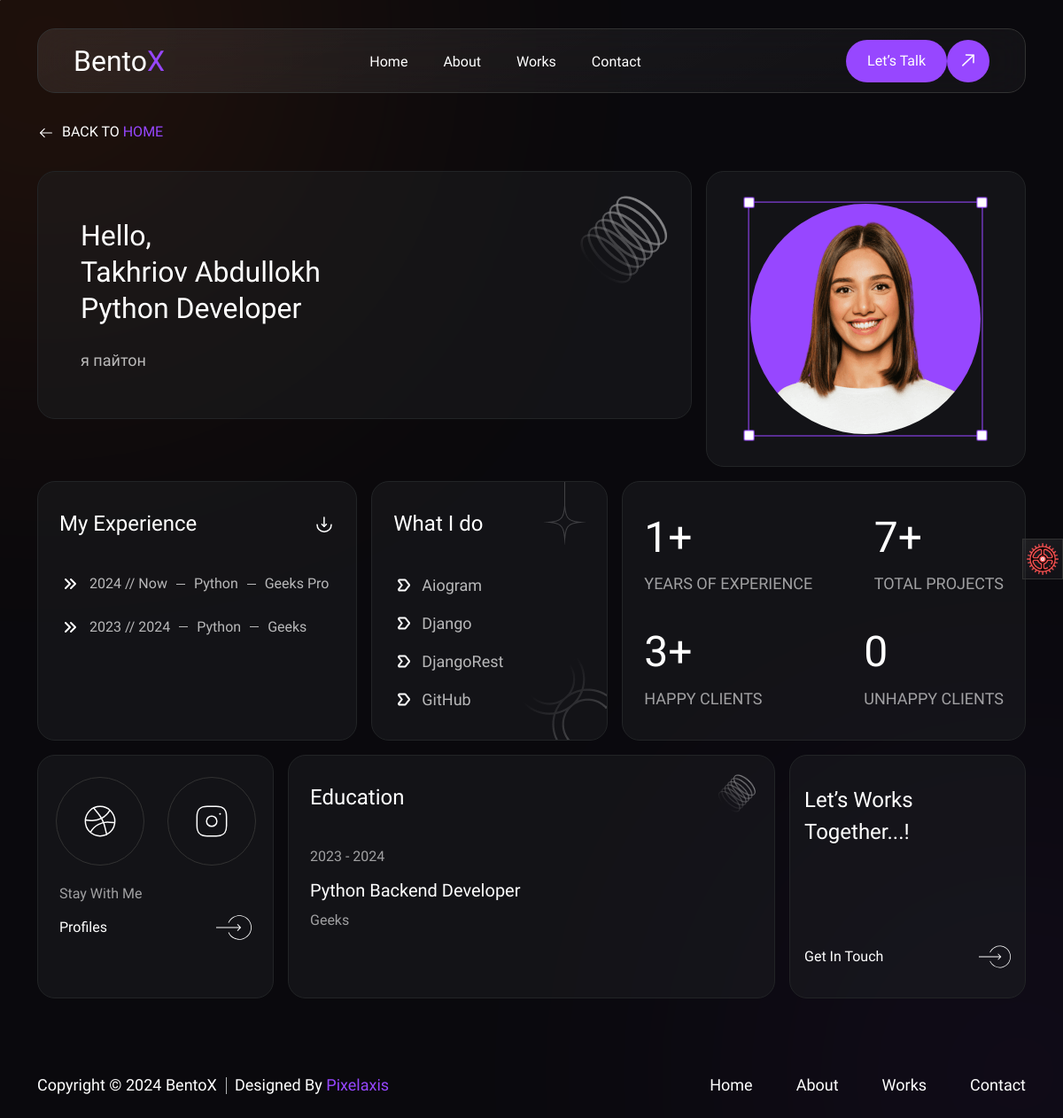
Page /about/ on the earlier database version.
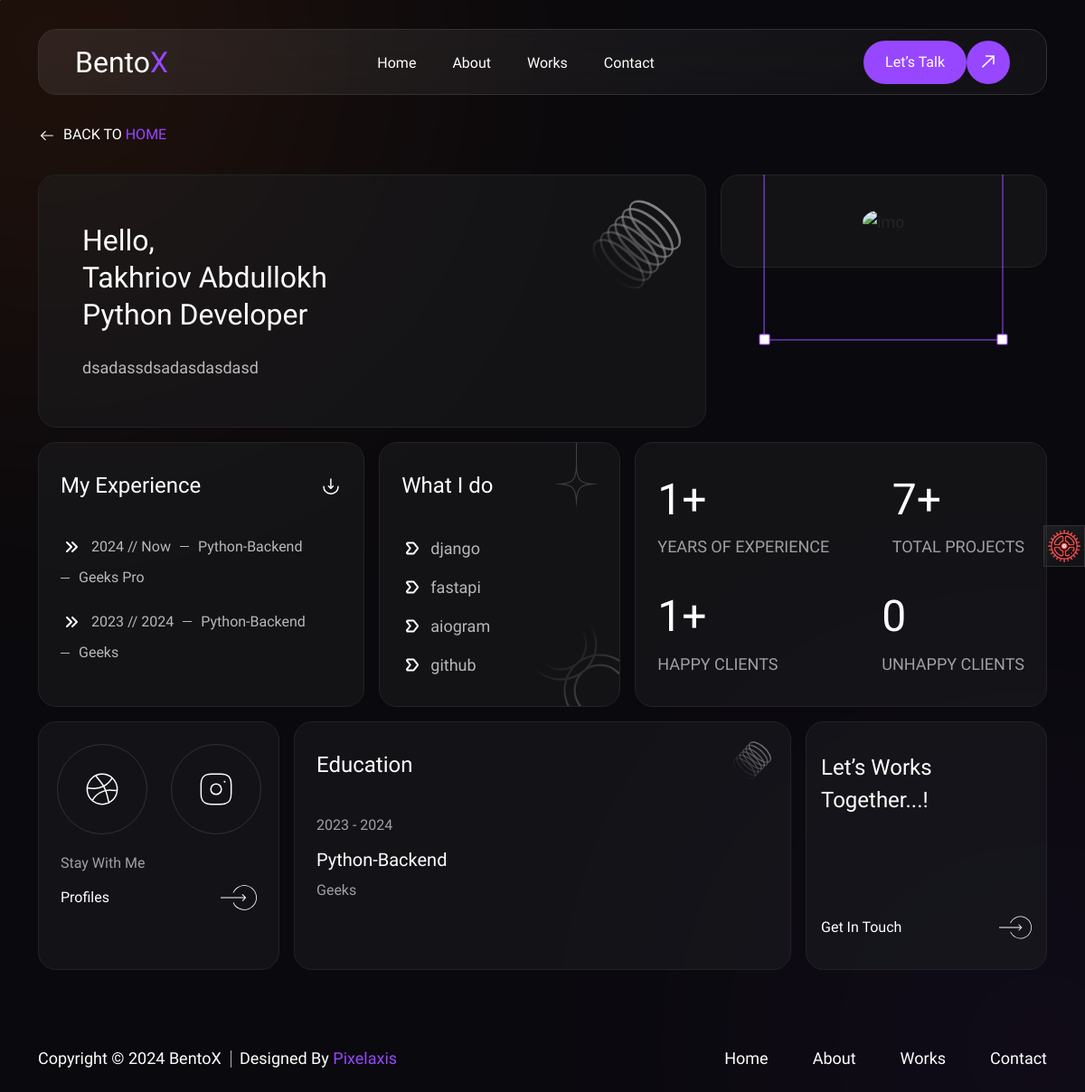
Same page on the later database version.
### apps/about/models.py (models this page shows, shortened)
class About(models.Model):
    image = models.ImageField(
        upload_to="images",
        verbose_name= "Фотография"
    )
    title = models.CharField(
        max_length = 255,
        verbose_name = "Язык програмиравание"
    )
    name = models.CharField(
        max_length = 255,
        verbose_name = "ФИО"
    )
    description = models.TextField(
        verbose_name = "Описание"
    )
    experience = models.IntegerField(
        verbose_name = "Опыт Работы"
    )
    project = models.IntegerField(
        verbose_name = "Кол-во Проектов"
    )
    happyclient = models.IntegerField(
        verbose_name = "Кол-во довольнных клиентов"
    )
    unhappyclient = models.IntegerField(
        verbose_name = "Кол-во Недовольныхх клиентов"
    )
    class Meta:
          verbose_name = "Базовые настройки"
          verbose_name_plural = "Базавая настройка"

class Path(models.Model):
    year1 = models.IntegerField(
        verbose_name = "Год"
    )
    year2 = models.CharField(
        max_length = 255,
        verbose_name = "Год2"
    )
    direction = models.CharField(
        max_length = 255,
        verbose_name = "Направление"
    )
    company = models.CharField(
        max_length = 255,
        verbose_name = "Компания"
    )
    class Meta:
          verbose_name = "Настройки Путя"
          verbose_name_plural = "Настройка  Путя"

class Skills(models.Model):
      title = models.CharField(
        max_length = 255,
        verbose_name = "Скиллы"
    )
      class Meta:
          verbose_name = "Настройки скиллов"
          verbose_name_plural = "Настройка склиллов"

class Education(models.Model):
    year1 = models.IntegerField(
        verbose_name = "Год1"
    )
    year2 = models.IntegerField(
        verbose_name = "Год2"
    )
    direction = models.CharField(
        max_length = 255,
        verbose_name = "Направлние"
    )
    company = models.CharField(
        max_length = 255,
        verbose_name = "Обучение"
    )
    class Meta:
          verbose_name = "Настройки Оброзавания"
          verbose_name_plural = "Настройка Оброзавания"

### apps/about/views.py (the view)
# urls.py: path('about/', about, name='about'),
def about(request):
    about = About.objects.latest('id')
    skills = Skills.objects.all()
    path = Path.objects.all()
    education = Education.objects.all()
    return render(request, 'about/about.html', locals())

### templates/about/about.html (shortened to what this page needs)
{% load static %}
<!doctype html>
<html lang="en">
<head>
    <link rel="stylesheet" href="{% static 'assets/css/plugins/aos.css' %}">
    <link href="https://iconsax.gitlab.io/i/icons.css" rel="stylesheet">
    <link rel="stylesheet" href="{% static 'assets/css/style.min.css' %}">
</head>
<body class="position-relative">
    <main class="main  body-bg overflow-hidden">
        <div class="tigger-arrow">
            <div class="gear-icon">
                <img src="{% static 'assets/images/gear.png' %}" alt="img">
            </div>
        </div>
        {% include "include/header.html" %}
        <div class="container position-relative cus-z1 d-flex justify-content-center justify-content-lg-start mb-xxl-15 mb-xl-8 mb-7">
            <div class="backmenu-head">
                <a href="{% url 'index' %}" class="fw_400 fs-seven n0-color text-uppercase golelayla-logo">
                    <span class="ms-1 n0-color">
                        Back To <span class="s1-color"> Home</span>
                    </span>
                </a>
            </div>
        </div>
        <section class="body-box position-relative cus-z-1 pb-xxl-20 pb-xl-15 pb-lg-10 pb-9">
            <div class="container">
                <div class="row mb-xxl-6 mb-4 flex-row-reverse justify-content-center g-xxl-6 g-4 g-xxl-6 g-4">
                    <div class="col-lg-4 col-md-5 col-sm-8" data-aos="zoom-in-up" data-aos-duration="1000">
                        <div class="cmn-box py-xxl-9 py-xl-9 py-lg-9 py-5 px-xxl-8 px-xl-6 px-lg-4 px-6" data-aos="zoom-in-down" data-aos-duration="2000">
                            <div class="layla-thumb position-relative about-layla m-auto text-center">
                                <div class="layla-resize">
                                    <img src="{% static 'assets/images/global/img-resize.png' %}" alt="img">
                                </div>
                            </div>
                        </div>
                    </div>
                    <div class="col-lg-8">
                       <div class="cmn-box py-xxl-13 py-md-13 py-8 px-xxl-15 px-md-12 px-4" data-aos="zoom-in-down" data-aos-duration="1400">
                            <img src="{% static 'assets/images/global/ring2.png' %}" alt="img" class="s-shape2">
                            <div class="layla-infoabout text-center">
                                <h4 class="text-white mb-md-6 mb-4 fw_500">
                                    <span class="d-block">Hello,</span>
                                    {{about.name}}
                                    <span class="d-block">
                                        {{about.title}} Developer
                                    </span>
                                </h4>
                                <p>
                                    {{about.description}}
                                </p>
                            </div>
                       </div>
                    </div>
                </div>
                <div class="row g-xxl-6 g-4 mb-xxl-6 mb-4">
                    <div class="col-xl-4 col-lg-6 col-md-6" data-aos="fade-down" data-aos-duration="1200">
                        <div class="cmn-box h-100 py-xxl-8 py-xl-8 py-lg-8 py-5 px-xxl-8 px-xl-6 px-lg-4 px-6">
                            <div class="d-flex align-items-center justify-content-between mb-10">
                                <h5 class="fw_500 n0-color">
                                    My Experience
                                </h5>
                                <a>
                                </a>
                            </div>
                            <ul class="about-expritext">
                                {% for path in path %}
                                <li>
                                    <span>
                                        <svg width="24" height="24" viewBox="0 0 24 24" fill="none" xmlns="http://www.w3.org/2000/svg">
                                            <path d="M7 7L12 12L7 17M13 7L18 12L13 17" stroke="white" stroke-width="2" stroke-linecap="round" stroke-linejoin="round"/>
                                        </svg>
                                    </span>
                                    <span class="n07">
                                        {{path.year1}} // {{path.year2}}
                                    </span>
                                    <span class="n07 nameta">
                                        {{path.direction}}
                                    </span>
                                    <span class="n07 nameta">
                                        {{path.company}}
                                    </span>
                                </li>
                                {% endfor %}
                            </ul>
                        </div>
                    </div>
                    <div class="col-xl-3 col-lg-6 col-md-6" data-aos="fade-up" data-aos-duration="1400">
                        <div class="cmn-box h-100 py-xxl-8 py-xl-8 py-lg-8 py-5 px-xxl-8 px-xl-6 px-lg-4 px-6">
                            <h5 class="fw_500 n0-color mb-10">
                                What I do
                            </h5>
                            <ul class="about-expritext about-expritext-two">
                                {% for skills in skills %}
                                <li>
                                    <span>
                                    </span>
                                    <span class="n07 fs-six fw_300">
                                        {{skills.title}}
                                    </span>
                                </li>
                                {% endfor %}
                            </ul>
                            <img src="{% static 'assets/images/global/s-shape1rotate.png' %}" alt="img" class="s-shape2rotate">
                            <img src="{% static 'assets/images/global/s-shape3.png' %}" alt="img" class="s-shape3">
                        </div>
                    </div>
                    <div class="col-xl-5" data-aos="fade-down" data-aos-duration="1800">
                        <div class="cmn-box h-100 about-countexprience-wrap py-xxl-8 py-xl-8 py-lg-8 py-5 px-xxl-8 px-xl-6 px-lg-4 px-6">
                            <div class="expri-items-box about-items-counter">
                                <h2 class="fw_600 n0-color mb-2">
                                    {{about.experience}}+
                                </h2>
                                <span class="expri-clr text-uppercase n00-color fw_300 fs-six">
                                    YEARS OF EXPERIENCE
                                </span>
                            </div>
                            <div class="expri-items-box about-items-counter">
                                <h2 class="fw_600 n0-color mb-2">
                                   {{about.project}}+
                                </h2>
                                <span class="expri-clr text-uppercase n00-color fw_300 fs-six">
                                    TOTAL PROJECTS
                                </span>
                            </div>
                            <div class="expri-items-box about-items-counter">
                                <h2 class="fw_600 n0-color mb-2">
                                    {{about.happyclient}}+
                                </h2>
                                <span class="expri-clr text-uppercase n00-color fw_300 fs-six">
                                    HAPPY CLIENTS
                                </span>
                            </div>
                            <div class="expri-items-box about-items-counter">
                                <h2 class="fw_600 n0-color mb-2">
                                    {{about.unhappyclient}}
                                </h2>
                                <span class="expri-clr text-uppercase n00-color fw_300 fs-six">
                                    UNHAPPY CLIENTS
                                </span>
                            </div>
                        </div>
                    </div>
                </div>
                <div class="row g-xxl-6 g-4">
                    <div class="col-lg-3 col-md-6" data-aos="zoom-in-down" data-aos-duration="1400">
                        <div class="text-center h-100 cmn-box position-relative pt-xxl-7 pt-xl-6 pt-5 pb-xxl-6 pb-xl-8 pb-5 px-xxl-8 px-xl-6 px-lg-4 px-4">
                            <ul class="body-social body-socialtwo body-social-sliceabout">
                                <li>
                                    <a href="javascript:void(0)" class="soci">
                                    </a>
                                </li>
                                <li>
                                    <a href="javascript:void(0)" class="soci">
                                    </a>
                                </li>
                            </ul>
                            <div class="stay mt-xxl-5 mt-xl-5 mt-lg-10 mt-12">
                                <a href="{% url 'about' %}" class="d-flex stay-with justify-content-start n06">
                                    Stay With Me
                                </a>
                                <a href="{% url 'about' %}" class="d-flex mt-2 cmn-footarrow align-items-center justify-content-between">
                                    <span class="fw_500 fs-seven n0-color fs-seven fw_300">
                                        Profiles
                                    </span>
                                    <span class="cmn-svg40">
                                    </span>
                                </a>
                            </div>
                        </div>
                    </div>
                    <div class="col-lg-6 order-first order-lg-0" data-aos="zoom-in-up" data-aos-duration="1400">
                        <div class="cmn-box about-education-box h-100 py-xxl-7 py-xl-8 py-lg-8 py-5 px-xxl-8 px-xl-6 px-lg-4 px-6">
                            <img src="{% static 'assets/images/global/ring2.png' %}" alt="img" class="s-shape2">
                            <h5 class="fw_500 n0-color mb-10">
                                Education
                            </h5>
                            <div class="d-flex flex-wrap gap-4 align-items-center justify-content-between">
                                {% for education in education %}
                                <div class="edu-text-box">
                                    <span class="mb-3 d-block fs-seven fw_300 n06">
                                        {{education.year1}} - {{education.year2}}
                                    </span>
                                    <span class="fs20 mb-2 d-block n0-color">
                                        {{education.direction}}
                                    </span>
                                    <span class="d-block fs-seven fw_300 n06">
                                        {{education.company}}
                                    </span>
                                </div>
                                {% endfor %}
                            </div>
                        </div>
                    </div>
                    <div class="col-lg-3 col-md-6 position-relative cus-z1" data-aos="zoom-in-down" data-aos-duration="1400">
                        <a href="{% url 'contact' %}" class="common-serbox position-relative cus-z1 d-flex align-items-center justify-content-center h-100 d-block cmn-box py-xl-8 py-4 px-xxl-6 px-xxl-6 px-lg-4 px-4">
                            <span>
                                <span class="d-block mb-109 fw_500 fs-five n0-color work-respon">
                                    Let’s Works Together...!
                                </span>
                                <span class="d-flex cmn-footarrow get-respons-1199 align-items-center justify-content-between">
                                    <span class="fw_500 fs-seven n0-color">
                                        Get In Touch
                                    </span>
                                </span>
                            </span>
                        </a>
                    </div>
                </div>
            </div>
        </section>
        {% include "include/footer.html" %}
    </main>
</body>
</html>

Differences in the rows shown:
removed Path: year1 "2024", year2 "Now", direction "Python", company "Geeks Pro"
removed Path: year1 "2023", year2 "2024", direction "Python", company "Geeks"
changed About "Takhriov Abdullokh": description "я пайтон" → "dsadassdsadasdasdasd"; happyclient "3" → "1"
added Path: year1 "2024", year2 "Now", direction "Python-Backend", company "Geeks Pro"
added Path: year1 "2023", year2 "2024", direction "Python-Backend", company "Geeks"
changed Skills: title "Aiogram" → "django"
changed Skills: title "Django" → "fastapi"
changed Skills: title "DjangoRest" → "aiogram"
changed Skills: title "GitHub" → "github"
changed Education "Geeks": direction "Python Backend Developer" → "Python-Backend"
